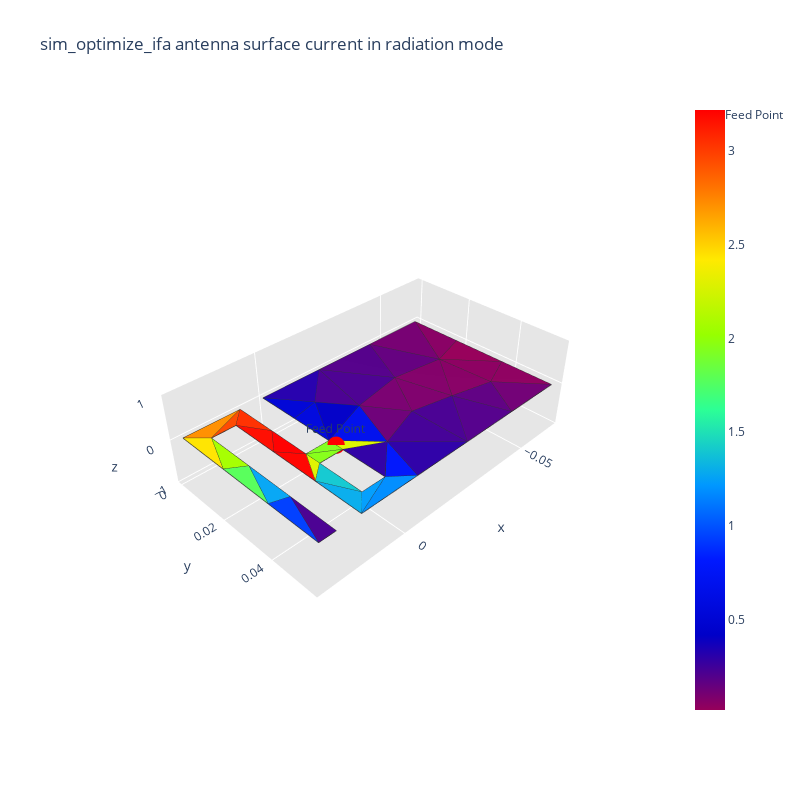

The cell this chart's notebook holds for it:
### Code cell
print(f"distance meandres {distance_meandre * 1000} mm")
print(f"Largeur de piste ifa {largeur_piste * 1000} mm")
print(f"position feed = {feed * 1000} mm\n")
N_list_elem, new_distance_meandre_elem = creation_ifa(a, b, largeur_piste, distance_meandre, feed, x_t, y_t, save_mesh_folder, mesh_name, mesh_size)
print(f"Number of meanders {N_list_elem}")
print(f"New distance meandres {new_distance_meandre_elem * 1000} mm")
feed_point    = [0, feed, 0]
frequence_resonance, s11_db, R_res, X_res = simulate(frequencies, ifa_meander_mat, fC, feed_point)
plot_s11_curve(fLow, fHigh, nPoints, s11_db, fC)

### Figure 1 — Plotly figure (JSON) as saved in the notebook; plotly's stock layout.template omitted (floating-point values rounded to 4 significant figures; data arrays with more than 128 entries replaced by an {"elided": "..."} marker saying what was removed)
{"data": [{"facecolor": ["rgb(2, 157, 250)", "rgb(9, 172, 234)", "rgb(220, 241, 0)", "rgb(133, 255, 25)", "rgb(135, 0, 101)", "rgb(95, 0, 130)", "rgb(140, 0, 97)", "rgb(0, 140, 255)", "rgb(100, 0, 127)", "rgb(109, 0, 120)", "rgb(68, 0, 150)", "rgb(164, 252, 0)", "rgb(6, 165, 242)", "rgb(0, 22, 249)", "rgb(74, 0, 145)", "rgb(48, 0, 164)", "rgb(255, 0, 0)", "rgb(0, 62, 255)", "rgb(74, 0, 145)", "rgb(84, 0, 138)", "rgb(87, 255, 90)", "rgb(73, 0, 146)", "rgb(255, 142, 0)", "rgb(255, 226, 0)", "rgb(255, 73, 0)", "rgb(130, 255, 29)", "rgb(255, 48, 0)", "rgb(255, 13, 0)", "rgb(121, 0, 112)", "rgb(20, 199, 207)", "rgb(255, 4, 0)", "rgb(126, 0, 108)", "rgb(75, 0, 145)", "rgb(130, 0, 105)", "rgb(136, 0, 100)", "rgb(118, 0, 114)", "rgb(84, 0, 139)", "rgb(0, 5, 212)", "rgb(113, 0, 117)", "rgb(142, 0, 96)", "rgb(38, 0, 172)", "rgb(46, 0, 166)", "rgb(2, 0, 198)", "rgb(217, 242, 0)", "rgb(0, 8, 219)", "rgb(150, 0, 90)", "rgb(0, 15, 234)"], "i": [7, 20, 2, 0, 31, 31, 32, 15, 33, 35, 35, 25, 24, 35, 23, 35, 21, 24, 37, 34, 25, 29, 13, 12, 13, 2, 13, 8, 34, 1, 21, 36, 16, 31, 18, 33, 31, 38, 28, 32, 16, 29, 3, 3, 38, 19, 35], "j": [14, 14, 1, 1, 33, 32, 33, 30, 34, 37, 36, 9, 22, 30, 10, 15, 26, 23, 38, 16, 22, 36, 9, 9, 8, 3, 26, 26, 36, 14, 2, 34, 34, 34, 33, 17, 28, 27, 32, 19, 38, 30, 38, 35, 3, 33, 3], "k": [15, 7, 20, 2, 32, 28, 19, 7, 17, 36, 29, 22, 23, 15, 11, 0, 2, 11, 16, 17, 24, 31, 12, 25, 9, 0, 8, 21, 37, 20, 20, 31, 37, 33, 6, 6, 29, 5, 4, 4, 5, 35, 37, 0, 27, 18, 37], "name": "", "type": "mesh3d", "x": [0, 0.0081, 0.0081, 0, -0.065, 0, -0.065, 0.0135, 0.0135, 0.0216, 0.0216, 0.027, 0.027, 0.0081, 0.0081, 0, -0.02167, -0.04333, -0.065, -0.065, 0.0135, 0.0135, 0.0216, 0.0216, 0.027, 0.027, 0.0081, 0, -0.04538, -0.02575, -0.006125, -0.03955, -0.05345, -0.0523, -0.0348, -0.01064, -0.02562, -0.017, -0.009291], "y": [0.03394, 0.03394, 0.02854, 0.02854, 0.055, 0, 0, 0.055, 0.0054, 0.0054, 0.055, 0.055, 8.674e-19, 8.674e-19, 0.0496, 0.0496, 0, 0, 0.01833, 0.03667, 0.03847, 0.02193, 0.02193, 0.03847, 0.03667, 0.01833, 0.01427, 0.01427, 0.055, 0.055, 0.055, 0.03797, 0.04132, 0.02197, 0.0195, 0.03995, 0.035, 0.02254, 0.01225], "z": [0, 0, 0, 0, 0, 0, 0, 0, 0, 0, 0, 0, 0, 0, 0, 0, 0, 0, 0, 0, 0, 0, 0, 0, 0, 0, 0, 0, 0, 0, 0, 0, 0, 0, 0, 0, 0, 0, 0]}, {"line": {"color": "rgb(50, 50, 50)", "width": 1.5}, "mode": "lines", "showlegend": false, "type": "scatter3d", "x": {"elided": "235 float values"}, "y": {"elided": "235 float values"}, "z": {"elided": "235 int values"}}, {"hoverinfo": "none", "marker": {"color": [0.01823, 3.218], "colorscale": [[0, "rgb(150, 0, 90)"], [0.125, "rgb(0, 0, 200)"], [0.25, "rgb(0, 25, 255)"], [0.375, "rgb(0, 152, 255)"], [0.5, "rgb(44, 255, 150)"], [0.625, "rgb(151, 255, 0)"], [0.75, "rgb(255, 234, 0)"], [0.875, "rgb(255, 111, 0)"], [1, "rgb(255, 0, 0)"]], "showscale": true, "size": 0.1}, "mode": "markers", "showlegend": false, "type": "scatter3d", "x": [0], "y": [0.03394], "z": [0]}, {"marker": {"color": "red", "size": 6, "symbol": "circle"}, "mode": "markers+text", "name": "Feed Point", "text": ["Feed Point"], "textposition": "top center", "type": "scatter3d", "x": [0], "y": [0.03124], "z": [0]}], "layout": {"height": 800, "scene": {"aspectratio": {"x": 1, "y": 0.5978, "z": 0.3}, "xaxis": {"backgroundcolor": "rgb(230, 230, 230)", "gridcolor": "rgb(255, 255, 255)", "showbackground": true, "zerolinecolor": "rgb(255, 255, 255)"}, "yaxis": {"backgroundcolor": "rgb(230, 230, 230)", "gridcolor": "rgb(255, 255, 255)", "showbackground": true, "zerolinecolor": "rgb(255, 255, 255)"}, "zaxis": {"backgroundcolor": "rgb(230, 230, 230)", "gridcolor": "rgb(255, 255, 255)", "showbackground": true, "zerolinecolor": "rgb(255, 255, 255)"}}, "title": {"text": "sim_optimize_ifa antenna surface current in radiation mode"}, "width": 800}}
